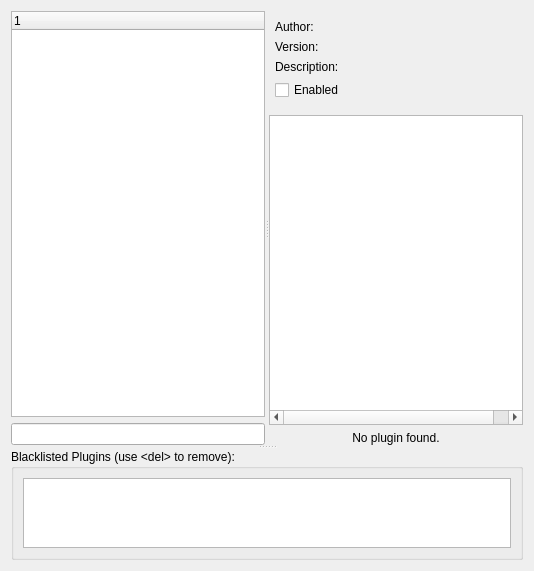
     <widget class="QWidget" name="pluginsTab">
      <attribute name="title">
       <string>Plugins</string>
      </attribute>
      <layout class="QVBoxLayout" name="verticalLayout_9">
       <item>
        <widget class="QSplitter" name="splitter">
         <property name="orientation">
          <enum>Qt::Vertical</enum>
         </property>
         <widget class="QWidget" name="widget" native="true">
          <property name="sizePolicy">
           <sizepolicy hsizetype="Preferred" vsizetype="Preferred">
            <horstretch>0</horstretch>
            <verstretch>4</verstretch>
           </sizepolicy>
          </property>
          <layout class="QHBoxLayout" name="horizontalLayout_6">
           <property name="leftMargin">
            <number>0</number>
           </property>
           <property name="topMargin">
            <number>0</number>
           </property>
           <property name="rightMargin">
            <number>0</number>
           </property>
           <property name="bottomMargin">
            <number>0</number>
           </property>
           <item>
            <widget class="QSplitter" name="splitter_2">
             <property name="sizePolicy">
              <sizepolicy hsizetype="Expanding" vsizetype="Preferred">
               <horstretch>0</horstretch>
               <verstretch>0</verstretch>
              </sizepolicy>
             </property>
             <property name="orientation">
              <enum>Qt::Horizontal</enum>
             </property>
             <widget class="QWidget" name="widget1" native="true">
              <layout class="QVBoxLayout" name="verticalLayout_15">
               <property name="leftMargin">
                <number>0</number>
               </property>
               <property name="topMargin">
                <number>0</number>
               </property>
               <property name="rightMargin">
                <number>0</number>
               </property>
               <property name="bottomMargin">
                <number>0</number>
               </property>
               <item>
                <widget class="QTreeWidget" name="pluginsList">
                 <column>
                  <property name="text">
                   <string notr="true">1</string>
                  </property>
                 </column>
                </widget>
               </item>
               <item>
                <layout class="QHBoxLayout" name="horizontalLayout_4">
                 <item>
                  <widget class="QLineEdit" name="pluginFilterEdit">
                   <property name="placeholderText">
                    <string/>
                   </property>
                  </widget>
                 </item>
                </layout>
               </item>
              </layout>
             </widget>
             <widget class="QWidget" name="pluginWidget" native="true">
              <layout class="QVBoxLayout" name="verticalLayout_7" stretch="0,1,0">
               <property name="leftMargin">
                <number>0</number>
               </property>
               <property name="topMargin">
                <number>0</number>
               </property>
               <property name="rightMargin">
                <number>0</number>
               </property>
               <property name="bottomMargin">
                <number>0</number>
               </property>
               <item>
                <widget class="QWidget" name="pluginDescription" native="true">
                 <layout class="QFormLayout" name="pluginDescriptionLayout">
                  <property name="labelAlignment">
                   <set>Qt::AlignLeading|Qt::AlignLeft|Qt::AlignTop</set>
                  </property>
                  <property name="leftMargin">
                   <number>6</number>
                  </property>
                  <item row="0" column="0">
                   <widget class="QLabel" name="label_13">
                    <property name="text">
                     <string>Author:</string>
                    </property>
                    <property name="alignment">
                     <set>Qt::AlignLeading|Qt::AlignLeft|Qt::AlignTop</set>
                    </property>
                   </widget>
                  </item>
                  <item row="0" column="1">
                   <widget class="QLabel" name="authorLabel">
                    <property name="text">
                     <string/>
                    </property>
                    <property name="alignment">
                     <set>Qt::AlignLeading|Qt::AlignLeft|Qt::AlignTop</set>
                    </property>
                   </widget>
                  </item>
                  <item row="1" column="0">
                   <widget class="QLabel" name="label_15">
                    <property name="text">
                     <string>Version:</string>
                    </property>
                    <property name="alignment">
                     <set>Qt::AlignLeading|Qt::AlignLeft|Qt::AlignTop</set>
                    </property>
                   </widget>
                  </item>
                  <item row="1" column="1">
                   <widget class="QLabel" name="versionLabel">
                    <property name="text">
                     <string/>
                    </property>
                    <property name="alignment">
                     <set>Qt::AlignLeading|Qt::AlignLeft|Qt::AlignTop</set>
                    </property>
                   </widget>
                  </item>
                  <item row="2" column="0">
                   <widget class="QLabel" name="label_14">
                    <property name="text">
                     <string>Description:</string>
                    </property>
                    <property name="alignment">
                     <set>Qt::AlignLeading|Qt::AlignLeft|Qt::AlignTop</set>
                    </property>
                   </widget>
                  </item>
                  <item row="2" column="1">
                   <widget class="QLabel" name="descriptionLabel">
                    <property name="text">
                     <string/>
                    </property>
                    <property name="alignment">
                     <set>Qt::AlignLeading|Qt::AlignLeft|Qt::AlignTop</set>
                    </property>
                    <property name="wordWrap">
                     <bool>true</bool>
                    </property>
                   </widget>
                  </item>
                  <item row="3" column="0">
                   <widget class="QCheckBox" name="enabledCheckbox">
                    <property name="text">
                     <string>Enabled</string>
                    </property>
                   </widget>
                  </item>
                 </layout>
                </widget>
               </item>
               <item>
                <widget class="QTreeWidget" name="pluginSettingsList">
                 <property name="indentation">
                  <number>0</number>
                 </property>
                 <property name="rootIsDecorated">
                  <bool>false</bool>
                 </property>
                 <property name="itemsExpandable">
                  <bool>false</bool>
                 </property>
                 <property name="expandsOnDoubleClick">
                  <bool>false</bool>
                 </property>
                 <attribute name="headerVisible">
                  <bool>false</bool>
                 </attribute>
                 <attribute name="headerDefaultSectionSize">
                  <number>170</number>
                 </attribute>
                 <column>
                  <property name="text">
                   <string>Key</string>
                  </property>
                 </column>
                 <column>
                  <property name="text">
                   <string>Value</string>
                  </property>
                 </column>
                </widget>
               </item>
               <item>
                <widget class="QLabel" name="noPluginLabel">
                 <property name="text">
                  <string>No plugin found.</string>
                 </property>
                 <property name="alignment">
                  <set>Qt::AlignCenter</set>
                 </property>
                </widget>
               </item>
              </layout>
             </widget>
            </widget>
           </item>
          </layout>
         </widget>
         <widget class="QGroupBox" name="verticalGroupBox">
          <property name="sizePolicy">
           <sizepolicy hsizetype="Preferred" vsizetype="Preferred">
            <horstretch>0</horstretch>
            <verstretch>1</verstretch>
           </sizepolicy>
          </property>
          <property name="title">
           <string>Blacklisted Plugins (use &lt;del&gt; to remove):</string>
          </property>
          <layout class="QVBoxLayout" name="verticalLayout_16">
           <item>
            <widget class="QListWidget" name="pluginBlacklist"/>
           </item>
          </layout>
         </widget>
        </widget>
       </item>
      </layout>
     </widget>
